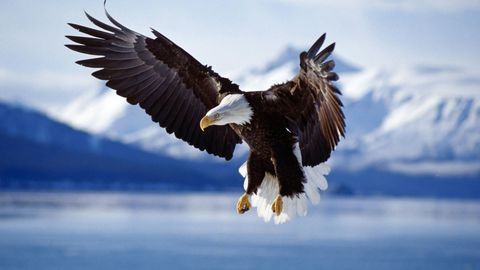
#> input picture images/Logistic_Regression/eagle.jpeg, 480 x 270 px, found by its file name
$ jupyter execute --allow-errors Logistic_Regression.ipynb   (shell and % lines are left out)
#> lines starting #> are read from the running program, lines starting #| are printed output that depends on the picture
# Logistic Regression with Neural Network mindset

Building **Logistic Regression Classifier** to recognize birds.

**Problem Statement.**
From Cifar-10 dataset we will take images with birds and non-birds.
We will mark birds with label 1 (y=1) and others with 0 (y=0).
We will divide dataset for training subset and testing subset.
Finally, we will build Simple Image-Recognition Algorithm for classification pictures as birds or non-birds.
Using Cifar-10 dataset.
No "for" loops used.

**General algorithm** is as following:
- Initializing parameters
- Calculating Cost Function and its Gradient
- Using an optimizational algorithm for updating parameters (Gradient Descent)

**Mathematical model of the algorithm**:

For one example $x^{(i)}$:
$$z^{(i)} = w^T x^{(i)} + b \tag{1}$$
$$\hat{y}^{(i)} = a^{(i)} = sigmoid(z^{(i)})\tag{2}$$
$$ \mathcal{L}(a^{(i)}, y^{(i)}) =  - y^{(i)}  \log(a^{(i)}) - (1-y^{(i)} )  \log(1-a^{(i)})\tag{3}$$

Then **Cost Function** is computed by summing over all training examples. Cost Function is **negative log-likelihood function**:
$$ J = \frac{1}{m} \sum_{i=1}^m \mathcal{L}(a^{(i)}, y^{(i)})\tag{4}$$

Then **Gradient** of Cost Function is computed:
$$ \frac{\partial J}{\partial w} = \frac{1}{m}X(A-Y)^T\tag{5}$$
$$ \frac{\partial J}{\partial b} = \frac{1}{m} \sum_{i=1}^m (a^{(i)}-y^{(i)})\tag{6}$$

Finally, **Updating** of the parameters is implemented:
$$ w = w - \alpha \text{ } dw,\tag{7}$$
$$ b = b - \alpha \text{ } db,\tag{8}$$
where $\alpha$ is the learning rate.

**General Architecture of the learning algorithm is as following:**

## Importing needed libraries

[cell 1]
import numpy as np
import os
import matplotlib.pyplot as plt
from PIL import Image
from skimage.transform import resize

## Loading data from CIFAR-10 dataset

[cell 2]
# Creating function for loading single batch of CIFAR-10 dataset
def single_batch_cifar10(file):
    # Opening file for reading in binary mode
    with open(file, 'rb') as f_single_batch:
        d_single_batch = pickle.load(f_single_batch, encoding='latin1')  # dictionary type, we use 'latin1' for python3
        x = d_single_batch['data']  # numpy.ndarray type, (10000, 3072)
        y = d_single_batch['labels']  # list type
        """Initially every batch's dictionary with key 'data' has shape (10000, 3072)
        Where, 10000 - number of image samples
        3072 - three channels of image (red + green + blue)
        Every row contains an image 32x32 pixels with its three channels"""

        # Here we reshape and transpose ndarray for further use
        # Firstly, we need to divide line (3072) for 3 channels
        # Then, we divide each channel for 32 by 32 matrixes
        # Finally, we use transpose to put channels at the end in order to be able to show images
        x = x.reshape(10000, 3, 32, 32).transpose(0, 2, 3, 1)  # (10000, 32, 32, 3)
        # Making numpy array from list of labels
        y = np.array(y)

        # Returning ready data
        return x, y


# Preparing labels for each class
# CIFAR-10 has 10 classes from 0 to 9
labels = ['plane', 'car', 'bird', 'cat', 'deer', 'dog', 'frog', 'horse', 'ship', 'truck']

# Loading data from file
#> (the rest of this cell did not finish here and is left out)

# Flatten prepared datsets

For convenience we will reshape images of shape (32, 32, 3) into numpy array of shape (3072, 1).

By using '-1' we say that number of column is unknown, but number of rows is known.

By using '.T' we're transposing each image and making their data arranged in columns.

#> (a cell that did not finish here is left out)

# Preprocessing dataset

Normalizing whole data by dividing /255.0

#> (a cell that did not finish here is left out)

# Creating Helper Functions

1. Implementing **sigmoid()** function by using following equation:
$$sigmoid( w^T x + b) = \frac{1}{1 + e^{-(w^T x + b)}}$$
2. Implementing **initialize_with_zeros(dim)** function for parameters initialization.
3. Implementing **propagate(w, b, x, y)** function for "forward" and "backward" propagation steps for learning the parameters. Function computes the Cost Function and its Gradient. Algorithm for Forward and Backward Propagation:
$$A = \sigma(w^T X + b) = (a^{(1)}, a^{(2)}, ..., a^{(m-1)}, a^{(m)})$$
$$J = -\frac{1}{m}\sum_{i=1}^{m}y^{(i)}\log(a^{(i)})+(1-y^{(i)})\log(1-a^{(i)})$$
$$ \frac{\partial J}{\partial w} = \frac{1}{m}X(A-Y)^T$$
$$ \frac{\partial J}{\partial b} = \frac{1}{m} \sum_{i=1}^m (a^{(i)}-y^{(i)})$$
4. Implementing **optimize(w, b, x, y, number_of_iterations, learning_rate, print_cost = False)** function for updating the parameters using Gradient Descent. Goal is to learn $w$ and $b$ by minimizing the Cost Function $J$. For a parameter $w$, the update rule is as following:
$$ w = w - \alpha \text{ } dw,$$
where $\alpha$ is the learning rate.
5. Implementing **predict(w, b, x)** function for predicting. Algorithm is as following:
$$\hat{Y} = A = \sigma(w^T X + b)$$
Output converted into 0 (if activation <= 0.5) or 1 (if activation > 0.5).

[cell 5]
# Function to calculate sigmoid
# Function computes sigmoid of input
# Input is a scalar or numpy array of any size
def sigmoid(z):
    s = 1 / (1 + np.exp(-z))
    return s

[cell 6]
# Function for parameters initilization
# Initializing weights as zero vector with shape (dim, 1) and bias as 0
# [4 lines left out: function initialize_with_zeros, not called in this run]

[cell 7]
# Function for "forward" and "backward" propagation steps
# Computes the Cost Function and its Gradient
# [14 lines left out: function propagate, not called in this run]

[cell 8]
# Function for updating parameters
# Implementation of optimizing w and b by running Gradient Descent Algorithm
# Function returns:
# params - dictionary with weights and bias
# grads - dictionary with gradient of weights and bias
# cost_history - history with list of all costs computed during optimization
# [29 lines left out: function optimize, not called in this run]

[cell 9]
# Function for predicting
# Computing prediction scores and converting them
# into 0 if activation is less or equal to 0.5
# into 1 if activation is more than 0.5# Function returns:
# Function returns:
# y_prediction - numpy array (vector) containing all predictions for input images
# [19 lines left out: function predict, not called in this run]

# Creating Model

Model collects together all helper functions and implements learning procedure.

[cell 10]
# Function for model
# Merging all helper functions into the model
# Function returns:
# d - dictionary with information about the model
# [31 lines left out: function model, not called in this run]

### Runing created model

#> (a cell that did not finish here is left out)

### Testing trained model

[cell 12]
# Checking how different images were classified with algorithm
# Setting index to check from test dataset
index = 10

# Plotting this image, but firstly reshaping it in form of (32, 32, 3)
plt.rcParams['figure.figsize'] = (2, 2) # Setting default size of plots
#> (the rest of this cell did not finish here and is left out)

### Plotting Cost Function history while it has been training

[cell 13]
# Plotting history of calculated costs
plt.rcParams['figure.figsize'] = (10, 10) # Setting default size of plots

# Retrieving costs from history and deleting one dimension from it
#> (the rest of this cell did not finish here and is left out)

# Analysis
### Testing different learning rates

[cell 14]
# It is very important to remember that learning rate determines how rapidly we will update parameters.
# And if learning rate is too large we might overshoot optimal value.
# Also, if learning rate is too small we might need too many iterations to converge to the best values.

# Creating list with different learning rates
learning_rates = [0.01, 0.001, 0.0001]

# Defining dictionary for models
models = {}

# Going through different learning rates
#> (the rest of this cell did not finish here and is left out)

### Testing our own image

[cell 15]
# Loading image
loaded_image = Image.open('images/eagle.jpeg')
#> loaded_image is the input picture: PIL image 480x270 RGB; mean R, G, B 125.5, 141.8, 170.2

# Converting image into numpy array
array_of_image = np.array(loaded_image)
print(array_of_image.shape)  # (270, 480, 3)
#| (270, 480, 3)

# Plotting loaded image
fig_1 = plt.figure()
plt.rcParams['figure.figsize'] = (2, 2) # Setting default size of plots
plt.imshow(array_of_image)
plt.show()

# Resizing image
array_of_image = resize(array_of_image, (32, 32), mode='reflect')
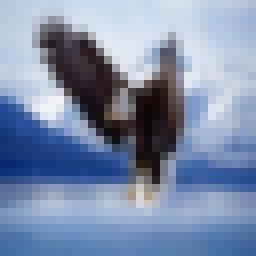
#> array_of_image: shape (32, 32, 3) float64 (shown 8 times larger); mean R, G, B 0.492, 0.556, 0.667
print(array_of_image.shape)  # (32, 32, 3)
#| (32, 32, 3)

# Plotting resized image
fig_2 = plt.figure()
plt.imshow(array_of_image)
plt.show()

# Reshaping resized image and transposing it to make column from it with dimension (3072, 1)
array_of_image = array_of_image.reshape((1, 32*32*3)).T
#> array_of_image = 3072 values, max 0.971 at index 1268, min 0.0202 at index 1400, mean 0.572
print(array_of_image.shape)  # (3072, 1)
#| (3072, 1)
print()

# Implementing forward pass for image
#> (the rest of this cell did not finish here and is left out)
